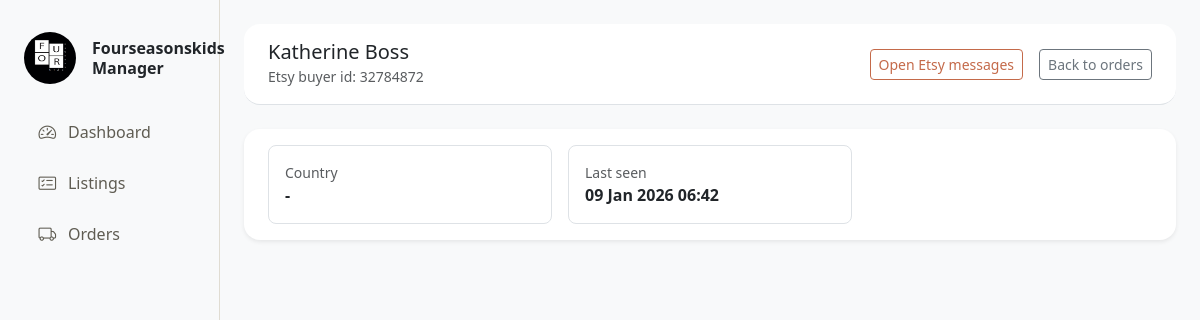
/customers/8/ (signed in), run on the app's committed database.
### customers/models.py (models this page shows, shortened)
class Buyer(models.Model):
    owner = models.ForeignKey(settings.AUTH_USER_MODEL, on_delete=models.CASCADE)
    etsy_buyer_user_id = models.BigIntegerField()
    display_name = models.CharField(max_length=255, blank=True)
    country_code = models.CharField(max_length=2, blank=True)
    last_seen_at = models.DateTimeField(null=True, blank=True)
    class Meta:
        constraints = [
            models.UniqueConstraint(
                fields=["owner", "etsy_buyer_user_id"], name="uniq_owner_buyer_user_id"
            )
        ]
    @property
    def etsy_messages_url(self) -> str:
        return f"https://www.etsy.com/messages?recipient_id={self.etsy_buyer_user_id}"

### customers/views.py (the view)
# urls.py: path("<int:pk>/", views.buyer_detail, name="buyer_detail"),
@login_required
def buyer_detail(request, pk: int):
    buyer = get_object_or_404(Buyer, pk=pk, owner=request.user)
    return render(request, "customers/detail.html", {"buyer": buyer})

### templates/customers/detail.html (shortened to what this page needs)
{% extends "layout/base.html" %}
{% block content %}
<header class="topbar d-flex justify-content-between align-items-center px-4 py-3 border-bottom bg-white rounded-4 mb-4">
    <div>
        <h1 class="h5 mb-0">{{ buyer.display_name|default:"Buyer" }}</h1>
        <small class="text-muted">Etsy buyer id: {{ buyer.etsy_buyer_user_id }}</small>
    </div>
    <div class="d-flex align-items-center gap-3">
        <a class="btn btn-outline-primary btn-sm" href="{{ buyer.etsy_messages_url }}" target="_blank" rel="noopener">Open Etsy messages</a>
        <a class="btn btn-outline-secondary btn-sm" href="{% url 'orders_home' %}">Back to orders</a>
    </div>
</header>
<div class="card border-0 shadow-sm rounded-4">
    <div class="card-body px-4 py-3">
        <div class="row g-3">
            <div class="col-12 col-md-4">
                <div class="border rounded-3 p-3 h-100">
                    <div class="text-muted small">Country</div>
                    <div class="fw-semibold">{{ buyer.country_code|default:"-" }}</div>
                </div>
            </div>
            <div class="col-12 col-md-4">
                <div class="border rounded-3 p-3 h-100">
                    <div class="text-muted small">Last seen</div>
                    <div class="fw-semibold">{{ buyer.last_seen_at|date:"d M Y H:i"|default:"-" }}</div>
                </div>
            </div>
        </div>
    </div>
</div>
{% endblock %}

### static/css/base.css (style rules this page uses)
:root { --color-primary: #c46a4a; --color-primary-hover: #b45c3f; --color-primary-soft: #f3e4df; --color-bg: #ffffff; --color-muted: #e6dfd2; --color-text: #1f1d17; --color-success: #7fa99b; --color-warning: #c46a4a; --step-active: var(--color-primary); --step-inactive: #e6dfd2; --step-line: #e6dfd2; }
.btn-outline-primary { color: var(--color-primary); border-color: var(--color-primary); background-color: transparent; }
a { color: var(--color-primary); }

### static/css/dashboard.css (style rules this page uses)
body { min-height: 100vh; background: red !important; overflow-x: hidden; }
.topbar { min-height: 76px; }

### data on the page
Buyer: display_name "Katherine Boss", etsy_buyer_user_id "32784872", country_code "-", last_seen_at "09 Jan 2026 06:42"
